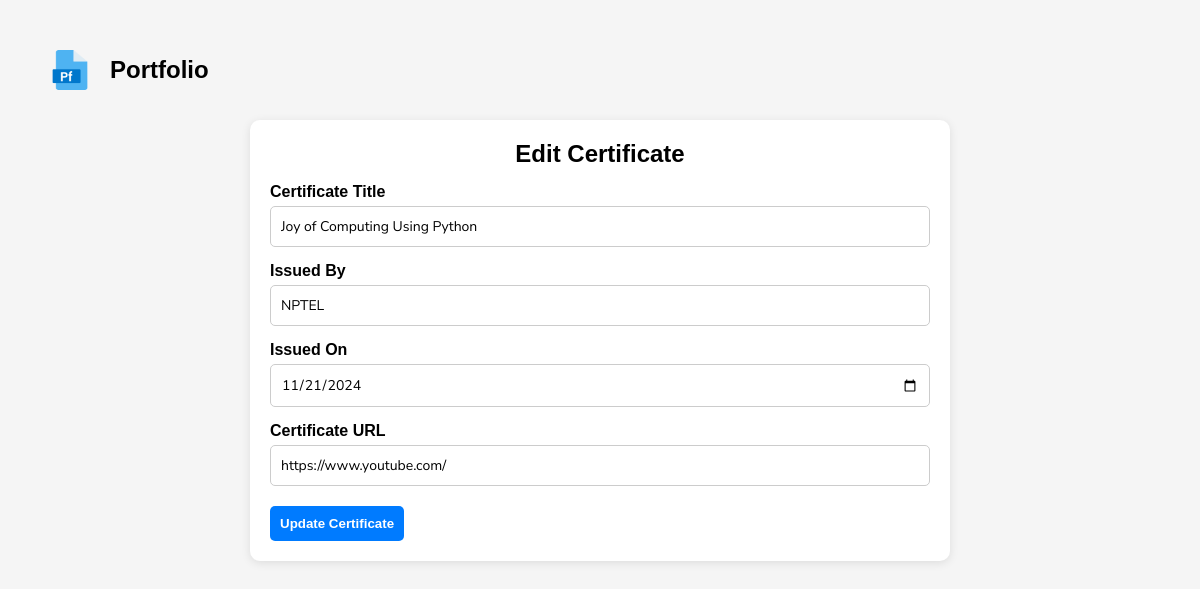
The app's page /edit_certificate/6/ (signed in) with its own data.
### portfolio/models.py (models this page shows, shortened)
class Certificate(models.Model):
    user_profile = models.ForeignKey(
        UserProfile,
        on_delete=models.CASCADE,
        related_name="certificates",
        verbose_name="User Profile"
    )
    title = models.CharField(max_length=200, verbose_name="Certificate Title")
    issued_by = models.CharField(max_length=200, verbose_name="Issued By")
    issued_on = models.DateField(verbose_name="Issued On")
    certificate_url = models.URLField(blank=True, null=True, verbose_name="Certificate URL")

### portfolio/views.py (the view, shortened to what this page needs)
# urls.py: path('edit_certificate/<int:id>/', views.edit_certificate, name="edit_certificate"),
def edit_certificate(request, id):
    user_profile = get_object_or_404(UserProfile, user=request.user)
    certificate = get_object_or_404(Certificate, id=id, user_profile=user_profile)
    return render(request, "forms/edit_certificate.html", {'certificate': certificate})

### template/forms/edit_certificate.html (shortened to what this page needs)
{% extends './base_form.html' %}
{% load static %}
{% block stylesheet %}
<link rel="stylesheet" href="{% static 'css/base_form.css' %}">
<link rel="stylesheet" href="{% static 'css/edit_profile.css' %}">
{% endblock %}
{% block form %}
<div class="form-container">
    <h2>Edit Certificate</h2>
    <form action="{% url 'edit_certificate' certificate.id %}" method="POST">
        <label for="title">Certificate Title</label>
        <input type="text" id="title" name="title" value="{{ certificate.title }}" placeholder="e.g., Joy of Computing Using Python" required>
        <label for="issued_by">Issued By</label>
        <input type="text" id="issued_by" name="issued_by" value="{{ certificate.issued_by }}" placeholder="e.g., NPTEL" required>
        <label for="issued_on">Issued On</label>
        <input type="date" id="issued_on" name="issued_on" value="{{ certificate.issued_on|date:'Y-m-d' }}" required>
        <label for="certificate_url">Certificate URL</label>
        <input type="url" id="certificate_url" name="certificate_url" value="{{ certificate.certificate_url }}" placeholder="e.g., https://example.com/view">
        <button type="submit">Update Certificate</button>
    </form>
</div>
{% endblock %}

### static/css/base_form.css (style rules this page uses)
* { margin: 0; padding: 0; box-sizing: border-box; }
body { background-color: whitesmoke; font-family: Nunito Sans; height: 100vh; }

### static/css/edit_profile.css (style rules this page uses)
body { font-family: Arial, sans-serif; padding: 20px; background: #f5f5f5; }
.form-container { min-width: 300px; width: 700px; margin: auto; margin-bottom: 40px; background: white; padding: 20px; border-radius: 10px; box-shadow: 0 2px 10px rgba(0,0,0,0.1); }
h2 { text-align: center; }
label { font-weight: bold; display: block; margin-top: 15px; }
input, select, textarea { width: 100%; padding: 10px; margin-top: 5px; border-radius: 5px; border: 1px solid #ccc; font-family: Nunito Sans; font-size: 14px; }
button { margin-top: 20px; padding: 10px; border: none; background-color: #007BFF; color: white; font-weight: bold; border-radius: 5px; cursor: pointer; }

### records on screen
Certificate: title "Joy of Computing Using Python", issued_by "NPTEL", issued_on "11/21/2024", certificate_url "https://www.youtube.com/"
